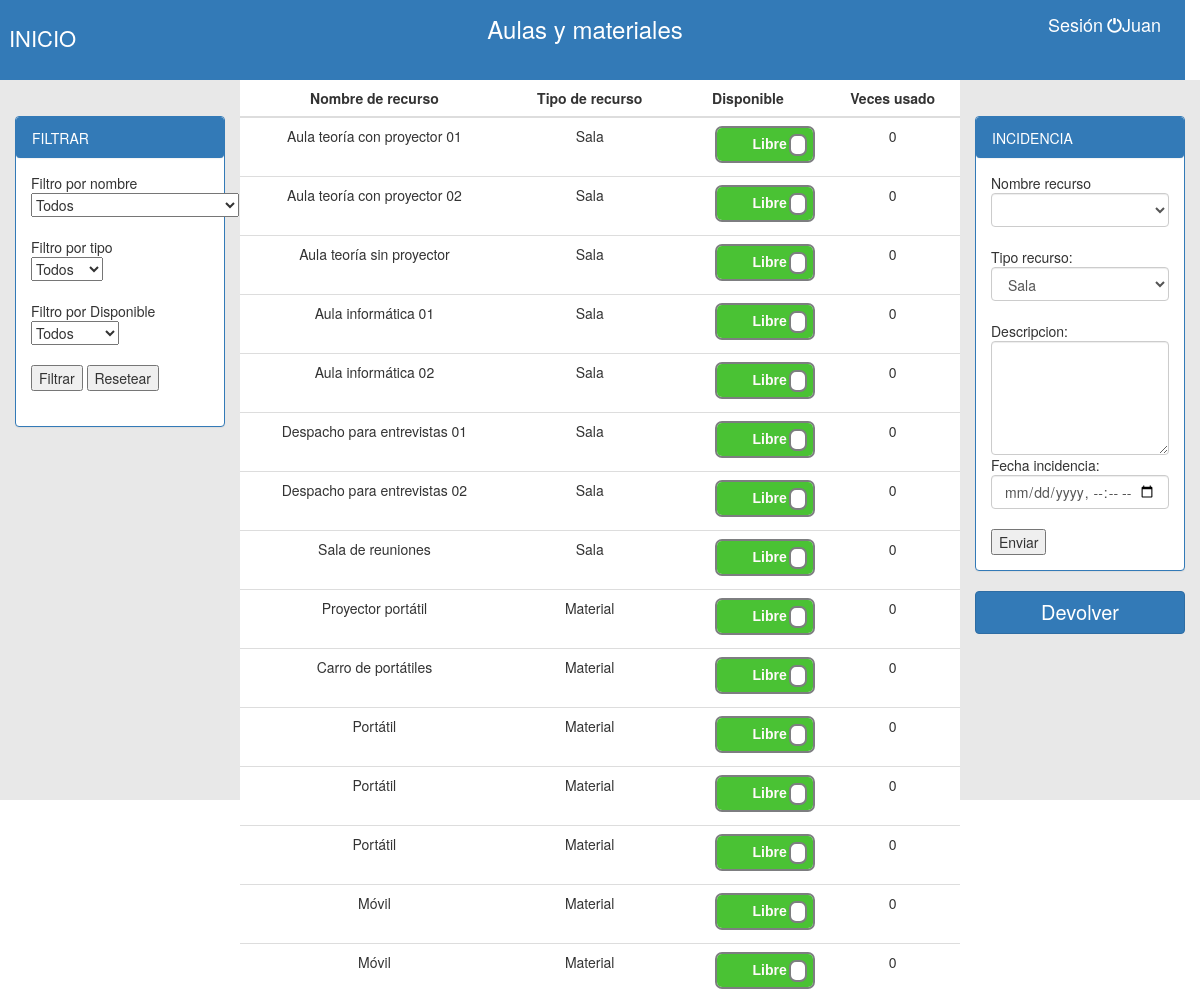
The app's page /David_Nuria_Jorge/principal.php (signed in) with its own data.
### tables this page shows
CREATE TABLE `tbl_recurso` (
  `idRecurso` int(4) NOT NULL,
  `nombreRecursos` varchar(35) DEFAULT NULL,
  `tipoRecursos` enum('Sala','Material') DEFAULT NULL,
  `Ocupado` tinyint(1) NOT NULL
);

### David_Nuria_Jorge/incidencias.proc.php (called while the page is built, shortened)
<?php
	include('conexio.php');
	$qn="SELECT DISTINCT nombreRecursos FROM tbl_recurso";
	$querymuestran=mysqli_query($conexion,$qn);
	$sql1="SELECT DISTINCT tipoRecursos FROM tbl_recurso";
	$qrecu= mysqli_query($conexion, $sql1);

### David_Nuria_Jorge/principal.php (the view, shortened to what this page needs)
<!DOCTYPE html>
<html>
<head>
	<link rel="stylesheet" type="text/css" href="css/style.css">
	<link rel="stylesheet" href="https://maxcdn.bootstrapcdn.com/bootstrap/3.3.7/css/bootstrap.min.css">
</head>
<body>
	<?php
	if(isset($_SESSION['usuario'])){
		$usuario = $_SESSION['usuario'];
	} else {
		$usuario = "Invitado";
	}
	?>
	<div id="cabecera" class="row">
		<div class="col-lg-4" style="text-align: left; color: white; padding-left: 2%;">
			<p><p><a href="principal.php" id="color">INICIO</a></p></p>
		</div>
		<div class="col-lg-4" style="text-align: center; color: white">
			<p class="size">Aulas y materiales</p>
		</div>
		<div class="col-lg-4" style="text-align: right; padding-right: 2%;"><t class="color2">Sesión</t>
			<span style='font-size: 18px; color: white; position: right;' id="login"><a href="index.html"><i id="cerrar_sesion" style="font-size: 15px; color: white" class="glyphicon glyphicon-off"></a></i><?php echo "$usuario"; ?> </span>
		</div>
	</div>
	<div id="contenedor_izq">
		<div class="col-lg-12">
			<div class="panel-group">
				<div class="panel panel-primary">
					<div class="panel panel-heading">FILTRAR</div>
					<div class="panel-body">
						<form action='principal.php' method='REQUEST' accept-charset='UTF-8'>
							<?php
							echo "Filtro por nombre<br>";
							?>
							<select name='nombreRecursos' required>
								<?php
								echo "<option>Todos</option>";
								?>
							</select><br><br>
							<?php
							echo "Filtro por tipo<br>";
							?>
							<select name='tipoRecursos' required>
								<?php
								echo "<option>Todos</option>";
								?>
							</select><br><br>
							<?php
							echo "Filtro por Disponible<br>";
							?>
							<select name='Ocupado' required>
								<?php
								$conexion=mysqli_connect("localhost","root","","bd_empresa");
								mysqli_set_charset($conexion, "utf8");
								echo "<option>Todos</option>";
								?>
							</select><br><br>
							<input type='submit' name='filtro' value="Filtrar">
							<input type='submit' name='Reset' value='Resetear'><br><br>
						</form>
					</div>
				</div>
			</div>
		</div>
	</div>
	<div id="contenedor_derch">
		<div class="col-lg-12">
			<div class="panel-group">
				<div class="panel panel-primary">
					<div class="panel panel-heading">INCIDENCIA</div>
					<div class="panel-body">
						<form>
							<?php
								include('incidencias.proc.php');
								echo "<form name='formulario' method='POST' action='principal.php' accept-charset='UTF-8'>";
								echo "Nombre recurso<br>";
								echo "<select class='form-control' id='nombreRecursos' name='nombreRecursos'>";
										echo "<option></option>";
										while ($row=mysqli_fetch_array($querymuestran)) {
											echo '<option value="'.($row['nombreRecursos']).'">'.($row['nombreRecursos']).'</option>';
										}
								echo "</select><br>";
								echo "Tipo recurso:<br>";
									echo "<select name='tipoRecursos' class='form-control' id='textbox' required />";
										while ($row=mysqli_fetch_array($qrecu)) {
											echo '<option value="'.$row['tipoRecursos'].'">'.$row['tipoRecursos'].'</option>';
										}
									echo "</select><br>";
								echo "Descripcion:<br>";
								echo "<textarea name='descripcionIncidencia' class='form-control' rows='5' id='comment' required /></textarea>";
								echo "Fecha incidencia:<br>";
								echo "<input class='form-control' type='datetime-local' name='fechaIncidencia' size='20' id='textbox' required /><br>";
								echo "<input type='submit' value='Enviar' id='btnsubmit'><br>";
							?>
						</form>
					</div>
				</div>
			</div>
			<form action="principal.php" method="REQUEST">
				<button type='submit' name='devolver' id='titulo_btn' class='btn btn-primary btn-block'>Devolver</button>
			</form>
		</div>
	</div>
	<?php
		$conexion=mysqli_connect("localhost", "root", "", "bd_empresa");
		if(!$conexion){
			echo "Error: No se pudo conectar a MySQL." . PHP_EOL;
			echo "errno de depuración: " . mysqli_connect_errno() . PHP_EOL;
			echo "error de depuración: " . mysqli_connect_error() . PHP_EOL;
			exit;
		} else {
		mysqli_query($conexion, "SET NAMES 'utf8'");
		if((isset($_REQUEST['devolver']))){
			?>
			<div id="contenedor_central">
				<table class="table">
					<thead>
						<tr>
							<th class="centro">Nombre de recurso</th>
							<th class="centro">Tipo de recurso</th>
							<th class="centro">Devolver</th>
						</tr>
					</thead>
					<tbody>
						<?php
							$k= "SELECT tbl_recurso.nombreRecursos,tbl_recurso.tipoRecursos,tbl_recurso.idRecurso from tbl_reserva inner join tbl_recurso where tbl_reserva.idRecurso = tbl_recurso.idRecurso and idUsuario = $_SESSION[idUsuario] and tbl_reserva.fechaLiberamiento is null";
							$rvis = mysqli_query($conexion, $k);
							if(mysqli_num_rows($rvis)>0){
								while($reserva = mysqli_fetch_array($rvis)){
									echo "<form action='principal.php' method='POST'>";
										echo "<tr class='filas'>";
											echo "<td>$reserva[nombreRecursos]</td>";
											echo "<td>$reserva[tipoRecursos]</td>";
											echo "<td>";
												echo "<button type='submit'name='devolverProducto' value='$reserva[idRecurso]' id='boton_devolver' class='btn btn-primary btn-block'>Devolver</button>";
											echo"</td>";
										echo "</tr>";
								}
									echo "<input type='hidden' name='devolver'>";
									echo "</form>";
							}
						?>
		<?php
			}else{
					?>
		<div id="contenedor_central">
			<table class="table">
				<thead>
					<tr>
						<th class="centro">Nombre de recurso</th>
						<th class="centro">Tipo de recurso</th>
						<th class="centro">Disponible</th>
						<th class="centro">Veces usado</th>
					</tr>
				</thead>
				<tbody>
					<?php
						$q = "SELECT tbl_recurso.idRecurso ,tbl_recurso.nombreRecursos,tbl_recurso.tipoRecursos, tbl_recurso.Ocupado, count(tbl_reserva.idReserva) as veces_usado from tbl_recurso LEFT JOIN tbl_reserva on tbl_recurso.idRecurso = tbl_reserva.idRecurso group by tbl_recurso.idRecurso";
						$resultados = mysqli_query($conexion, $q);
						if(mysqli_num_rows($resultados)>0){
							$cont=0;
							while($reserva = mysqli_fetch_array($resultados)){
								echo "<form action='principal.php' method='REQUEST'>";
									echo "<tr class='filas'>";
										echo "<td>$reserva[nombreRecursos]</td>";
										echo "<td>$reserva[tipoRecursos]</td>";
										echo "<td>";
											echo "<div class='onoffswitch'>";
												if($reserva['Ocupado']==0){
													echo "<label class='onoffswitch-label' for='myonoffswitch$cont'>";
														echo "<span class='onoffswitch-switch'></span>";
													echo "</label>";
												}
											echo "</div>";
										echo "<td>$reserva[veces_usado]</td>";
									echo "</tr>";
								echo "</form>";
								$cont++;
							}
						}
			}
		}
		?>
				</tbody>
			</table>
		</div>
</body>
</html>

### David_Nuria_Jorge/css/style.css (style rules this page uses)
#cabecera { width: 100%; height: 10vh; background-color: #337ab7; top: 0; left: 0; text-align: center; padding-top: 1%; }
#contenedor_izq { padding-top: 3%; left: 0; float: left; width: 20%; height: 90vh; background-color: #E8E8E8; }
#contenedor_derch { padding-top: 3%; float: right; right: 0; width: 20%; height: 90vh; background-color: #E8E8E8; }
#contenedor_central { float: left; width: 60%; height: 90vh; background-color: white; }
body { margin: 0; }
td { text-align: center; }
.centro { text-align: center; }
.onoffswitch { position: relative; width: 100px; -webkit-user-select:none; -moz-user-select:none; -ms-user-select: none; margin-left: 26%; }
.onoffswitch-label { display: block; overflow: hidden; cursor: pointer; border: 2px solid #7D7E80; border-radius: 7px; }
.onoffswitch-switch { display: block; width: 18px; margin: 7.5px; background: #FFFFFF; position: absolute; top: 0; bottom: 0; right: 68px; border: 2px solid #7D7E80; border-radius: 7px; transition: all 0.3s ease-in 0s; }
.onoffswitch-checkbox:checked + .onoffswitch-label .onoffswitch-switch { right: 0px; }
#titulo_btn { font-size: 20px; }
#color { color:white; font-size: 22px; text-decoration: none; }
.color2 { color: white; font-size: 18px; }
.size { font-size:24px; }

### records on screen
tbl_recurso: nombreRecursos "Aula teoría con proyector 01", tipoRecursos "Sala", reserva "0"
tbl_recurso: nombreRecursos "Aula teoría con proyector 02", tipoRecursos "Sala", reserva "0"
tbl_recurso: nombreRecursos "Aula teoría sin proyector", tipoRecursos "Sala", reserva "0"
tbl_recurso: nombreRecursos "Aula informática 01", tipoRecursos "Sala", reserva "0"
tbl_recurso: nombreRecursos "Aula informática 02", tipoRecursos "Sala", reserva "0"
tbl_recurso: nombreRecursos "Despacho para entrevistas 01", tipoRecursos "Sala", reserva "0"
tbl_recurso: nombreRecursos "Despacho para entrevistas 02", tipoRecursos "Sala", reserva "0"
tbl_recurso: nombreRecursos "Sala de reuniones", tipoRecursos "Sala", reserva "0"
tbl_recurso: nombreRecursos "Proyector portátil", tipoRecursos "Material", reserva "0"
tbl_recurso: nombreRecursos "Carro de portátiles", tipoRecursos "Material", reserva "0"
tbl_recurso: nombreRecursos "Portátil", tipoRecursos "Material", reserva "0"
tbl_recurso: nombreRecursos "Portátil", tipoRecursos "Material", reserva "0"
tbl_recurso: nombreRecursos "Portátil", tipoRecursos "Material", reserva "0"
tbl_recurso: nombreRecursos "Móvil", tipoRecursos "Material", reserva "0"
tbl_recurso: nombreRecursos "Móvil", tipoRecursos "Material", reserva "0"

### other values on screen
$usuario "Juan"
form field tipoRecursos "Sala"
